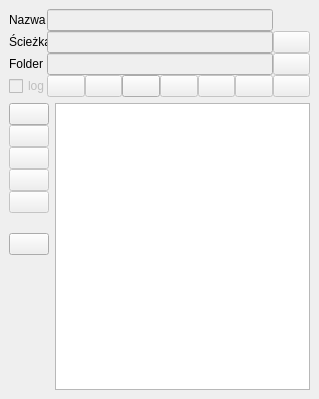
<?xml version="1.0" encoding="UTF-8"?>
<ui version="4.0">
 <class>MainWindow</class>
 <widget class="QMainWindow" name="MainWindow">
  <property name="geometry">
   <rect>
    <x>0</x>
    <y>0</y>
    <width>319</width>
    <height>399</height>
   </rect>
  </property>
  <property name="minimumSize">
   <size>
    <width>319</width>
    <height>320</height>
   </size>
  </property>
  <property name="maximumSize">
   <size>
    <width>319</width>
    <height>16777215</height>
   </size>
  </property>
  <property name="windowTitle">
   <string>AppManager</string>
  </property>
  <property name="windowIcon">
   <iconset>
    <normaloff>icons/application_view_tile.png</normaloff>icons/application_view_tile.png</iconset>
  </property>
  <widget class="QWidget" name="centralwidget">
   <layout class="QVBoxLayout" name="verticalLayout_6">
    <item>
     <layout class="QGridLayout" name="gridLayout_5" columnstretch="0,0,0,0,0,0,0,0">
      <property name="spacing">
       <number>0</number>
      </property>
      <item row="0" column="0">
       <widget class="QLabel" name="lName">
        <property name="text">
         <string>Nazwa</string>
        </property>
       </widget>
      </item>
      <item row="0" column="1" colspan="6">
       <widget class="QLineEdit" name="leName">
        <property name="enabled">
         <bool>false</bool>
        </property>
       </widget>
      </item>
      <item row="1" column="0">
       <widget class="QLabel" name="lPath">
        <property name="text">
         <string>Ścieżka</string>
        </property>
       </widget>
      </item>
      <item row="1" column="1" colspan="6">
       <widget class="QLineEdit" name="pathToExe">
        <property name="enabled">
         <bool>false</bool>
        </property>
       </widget>
      </item>
      <item row="1" column="7">
       <widget class="QPushButton" name="pbBrowseExe">
        <property name="enabled">
         <bool>false</bool>
        </property>
        <property name="text">
         <string/>
        </property>
        <property name="icon">
         <iconset resource="res.qrc">
          <normaloff>:/icon/folder_browse</normaloff>:/icon/folder_browse</iconset>
        </property>
       </widget>
      </item>
      <item row="2" column="0">
       <widget class="QLabel" name="lWorkDir">
        <property name="text">
         <string>Folder</string>
        </property>
       </widget>
      </item>
      <item row="2" column="1" colspan="6">
       <widget class="QLineEdit" name="leWorkDir">
        <property name="enabled">
         <bool>false</bool>
        </property>
       </widget>
      </item>
      <item row="2" column="7">
       <widget class="QPushButton" name="pbBrowseWorkDir">
        <property name="enabled">
         <bool>false</bool>
        </property>
        <property name="text">
         <string/>
        </property>
        <property name="icon">
         <iconset resource="res.qrc">
          <normaloff>:/icon/folder_browse</normaloff>:/icon/folder_browse</iconset>
        </property>
       </widget>
      </item>
      <item row="3" column="0">
       <widget class="QCheckBox" name="cbOutput">
        <property name="enabled">
         <bool>false</bool>
        </property>
        <property name="toolTip">
         <string>zapisuj logi</string>
        </property>
        <property name="text">
         <string>log</string>
        </property>
       </widget>
      </item>
      <item row="3" column="1">
       <widget class="QPushButton" name="pbStartApp">
        <property name="enabled">
         <bool>false</bool>
        </property>
        <property name="toolTip">
         <string>włącz</string>
        </property>
        <property name="text">
         <string/>
        </property>
        <property name="icon">
         <iconset resource="res.qrc">
          <normaloff>:/icon/play</normaloff>:/icon/play</iconset>
        </property>
       </widget>
      </item>
      <item row="3" column="2">
       <widget class="QPushButton" name="pbStopApp">
        <property name="enabled">
         <bool>false</bool>
        </property>
        <property name="toolTip">
         <string>wyłącz</string>
        </property>
        <property name="text">
         <string/>
        </property>
        <property name="icon">
         <iconset resource="res.qrc">
          <normaloff>:/icon/pause</normaloff>:/icon/pause</iconset>
        </property>
       </widget>
      </item>
      <item row="3" column="4">
       <widget class="QPushButton" name="pbOpenWorkDir">
        <property name="enabled">
         <bool>false</bool>
        </property>
        <property name="toolTip">
         <string>otwórz folder roboczy</string>
        </property>
        <property name="text">
         <string/>
        </property>
        <property name="icon">
         <iconset resource="res.qrc">
          <normaloff>:/icon/folder</normaloff>:/icon/folder</iconset>
        </property>
       </widget>
      </item>
      <item row="3" column="5">
       <widget class="QPushButton" name="pbOpenLogDir">
        <property name="enabled">
         <bool>false</bool>
        </property>
        <property name="toolTip">
         <string>otwórz folder z logami</string>
        </property>
        <property name="text">
         <string/>
        </property>
        <property name="icon">
         <iconset resource="res.qrc">
          <normaloff>:/icon/logs</normaloff>:/icon/logs</iconset>
        </property>
       </widget>
      </item>
      <item row="3" column="6">
       <widget class="QPushButton" name="pbStartTerminal">
        <property name="enabled">
         <bool>false</bool>
        </property>
        <property name="toolTip">
         <string>otwórz terminal w folderze roboczym</string>
        </property>
        <property name="text">
         <string/>
        </property>
        <property name="icon">
         <iconset resource="res.qrc">
          <normaloff>:/icon/app</normaloff>:/icon/app</iconset>
        </property>
       </widget>
      </item>
      <item row="3" column="7">
       <widget class="QPushButton" name="pbSaveInfo">
        <property name="enabled">
         <bool>false</bool>
        </property>
        <property name="toolTip">
         <string>zapisz dane</string>
        </property>
        <property name="text">
         <string/>
        </property>
        <property name="icon">
         <iconset resource="res.qrc">
          <normaloff>:/icon/save</normaloff>:/icon/save</iconset>
        </property>
       </widget>
      </item>
      <item row="3" column="3">
       <widget class="QPushButton" name="pbStopAll">
        <property name="toolTip">
         <string>zatrzymaj wszystkie</string>
        </property>
        <property name="text">
         <string/>
        </property>
        <property name="icon">
         <iconset resource="res.qrc">
          <normaloff>:/icon/stop</normaloff>:/icon/stop</iconset>
        </property>
       </widget>
      </item>
     </layout>
    </item>
    <item>
     <layout class="QHBoxLayout" name="horizontalLayout_3">
      <item>
       <layout class="QVBoxLayout" name="verticalLayout_5">
        <item>
         <layout class="QGridLayout" name="gridLayout_6">
          <property name="leftMargin">
           <number>0</number>
          </property>
          <property name="topMargin">
           <number>0</number>
          </property>
          <property name="spacing">
           <number>0</number>
          </property>
          <item row="0" column="0">
           <widget class="QPushButton" name="pbAddApp">
            <property name="toolTip">
             <string>dodaj wpis</string>
            </property>
            <property name="text">
             <string/>
            </property>
            <property name="icon">
             <iconset resource="res.qrc">
              <normaloff>:/icon/add</normaloff>:/icon/add</iconset>
            </property>
           </widget>
          </item>
          <item row="1" column="0">
           <widget class="QPushButton" name="pbRemoveApp">
            <property name="enabled">
             <bool>false</bool>
            </property>
            <property name="toolTip">
             <string>usuń wpis</string>
            </property>
            <property name="text">
             <string/>
            </property>
            <property name="icon">
             <iconset resource="res.qrc">
              <normaloff>:/icon/delete</normaloff>:/icon/delete</iconset>
            </property>
           </widget>
          </item>
          <item row="3" column="0">
           <widget class="QPushButton" name="pbMoveUp">
            <property name="enabled">
             <bool>false</bool>
            </property>
            <property name="toolTip">
             <string>przesuń wyżej</string>
            </property>
            <property name="text">
             <string/>
            </property>
            <property name="icon">
             <iconset resource="res.qrc">
              <normaloff>:/icon/up</normaloff>:/icon/up</iconset>
            </property>
           </widget>
          </item>
          <item row="4" column="0">
           <widget class="QPushButton" name="pbMoveDown">
            <property name="enabled">
             <bool>false</bool>
            </property>
            <property name="toolTip">
             <string>przesuń niżej</string>
            </property>
            <property name="text">
             <string/>
            </property>
            <property name="icon">
             <iconset resource="res.qrc">
              <normaloff>:/icon/down</normaloff>:/icon/down</iconset>
            </property>
           </widget>
          </item>
          <item row="5" column="0">
           <spacer name="verticalSpacer_5">
            <property name="orientation">
             <enum>Qt::Vertical</enum>
            </property>
            <property name="sizeType">
             <enum>QSizePolicy::Fixed</enum>
            </property>
            <property name="sizeHint" stdset="0">
             <size>
              <width>20</width>
              <height>20</height>
             </size>
            </property>
           </spacer>
          </item>
          <item row="6" column="0">
           <widget class="QPushButton" name="pbSettings">
            <property name="toolTip">
             <string>ustawienia</string>
            </property>
            <property name="text">
             <string/>
            </property>
            <property name="icon">
             <iconset resource="res.qrc">
              <normaloff>:/icon/wrench</normaloff>:/icon/wrench</iconset>
            </property>
           </widget>
          </item>
          <item row="2" column="0">
           <widget class="QPushButton" name="pbDuplicateApp">
            <property name="enabled">
             <bool>false</bool>
            </property>
            <property name="toolTip">
             <string>duplikuj wpis</string>
            </property>
            <property name="text">
             <string/>
            </property>
            <property name="icon">
             <iconset resource="res.qrc">
              <normaloff>:/icon/duplicate</normaloff>:/icon/duplicate</iconset>
            </property>
           </widget>
          </item>
         </layout>
        </item>
        <item>
         <spacer name="verticalSpacer_6">
          <property name="orientation">
           <enum>Qt::Vertical</enum>
          </property>
          <property name="sizeHint" stdset="0">
           <size>
            <width>20</width>
            <height>40</height>
           </size>
          </property>
         </spacer>
        </item>
       </layout>
      </item>
      <item>
       <widget class="QTreeWidget" name="twApps">
        <property name="horizontalScrollBarPolicy">
         <enum>Qt::ScrollBarAlwaysOff</enum>
        </property>
        <property name="editTriggers">
         <set>QAbstractItemView::CurrentChanged</set>
        </property>
        <property name="showDropIndicator" stdset="0">
         <bool>false</bool>
        </property>
        <property name="indentation">
         <number>0</number>
        </property>
        <property name="rootIsDecorated">
         <bool>true</bool>
        </property>
        <property name="headerHidden">
         <bool>true</bool>
        </property>
        <property name="expandsOnDoubleClick">
         <bool>false</bool>
        </property>
        <attribute name="headerVisible">
         <bool>false</bool>
        </attribute>
        <attribute name="headerMinimumSectionSize">
         <number>20</number>
        </attribute>
        <attribute name="headerDefaultSectionSize">
         <number>83</number>
        </attribute>
        <column>
         <property name="text">
          <string>state</string>
         </property>
        </column>
        <column>
         <property name="text">
          <string>info</string>
         </property>
        </column>
        <column>
         <property name="text">
          <string>branch</string>
         </property>
        </column>
       </widget>
      </item>
     </layout>
    </item>
   </layout>
  </widget>
 </widget>
 <resources>
  <include location="res.qrc"/>
 </resources>
 <connections/>
</ui>
